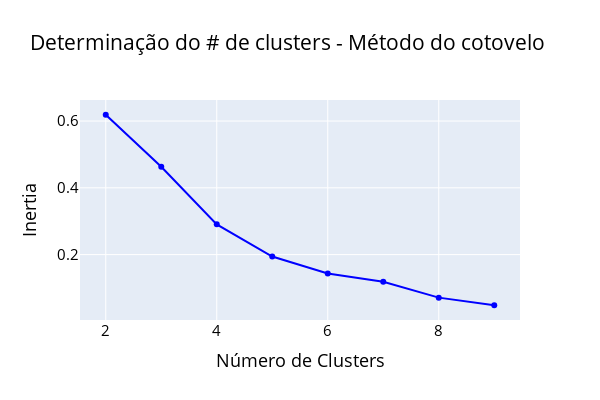

The code cell stored with this chart in its notebook:
### Code cell
# Gráfico do método do cotovelo

fig = make_subplots(rows = 1, cols = 1,
                    shared_xaxes = True,
                    vertical_spacing = 0.08)

fig.add_trace(go.Scatter(x = list(range(2,10)), y = inertias
                         , name = "Inertia", line = dict(color = "blue"))
              , row = 1, col = 1)


fig.update_layout(height = 400, width = 600
                  , title_text = "Determinação do # de clusters - Método do cotovelo"
                  , font_color = "blue"
                  , title_font_color = "black"
                  , xaxis_title = "Número de Clusters"
                  , yaxis_title = "Inertia"
                  , legend_title = "Study objects"
                  , font = dict(size = 15, color = "Black")
                 )
fig.update_layout(hovermode = "x")

fig.show()

### Figure 1 — Plotly figure (JSON) as saved in the notebook; plotly's stock layout.template omitted (floating-point values rounded to 4 significant figures)
{"data": [{"line": {"color": "blue"}, "name": "Inertia", "type": "scatter", "x": [2, 3, 4, 5, 6, 7, 8, 9], "xaxis": "x", "y": [0.6189, 0.4631, 0.2906, 0.194, 0.1431, 0.1186, 0.07099, 0.04819, 0.03704], "yaxis": "y"}], "layout": {"font": {"color": "Black", "size": 15}, "height": 400, "hovermode": "x", "legend": {"title": {"text": "Study objects"}}, "title": {"font": {"color": "black"}, "text": "Determinação do # de clusters - Método do cotovelo"}, "width": 600, "xaxis": {"anchor": "y", "domain": [0, 1], "title": {"text": "Número de Clusters"}}, "yaxis": {"anchor": "x", "domain": [0, 1], "title": {"text": "Inertia"}}}}
